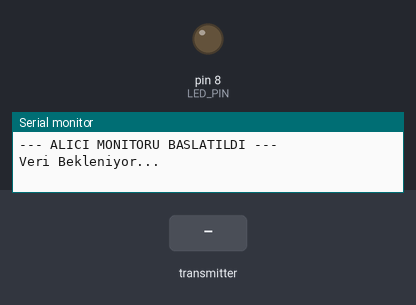
Recording of a sketch running on a simulated Arduino Uno, built with avr-gcc and run on an emulated ATmega328P. Shown: output pins drawn as LEDs (lit = HIGH), the last lines printed to the serial monitor. The inputs (shaded band) are chosen by the test bench. No radio packets arrive unless stated.

Above: at 1.2 s.
1.3 s: the transmitter starts sending gazRiski = 64
At 1.9 s:
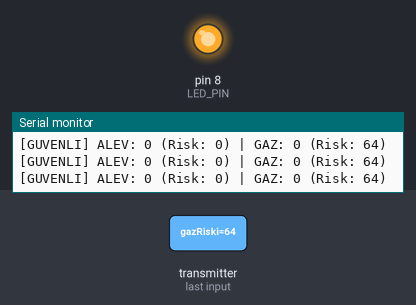
2.8 s: the transmitter starts sending gazRiski = 0
At 3.1 s:
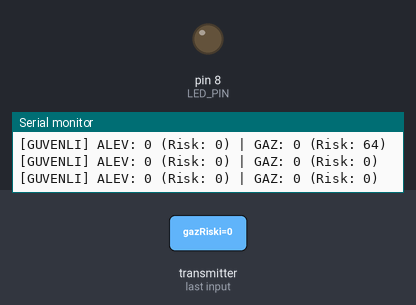
4.3 s: the transmitter starts sending gazRiski = 128
At 5.4 s:
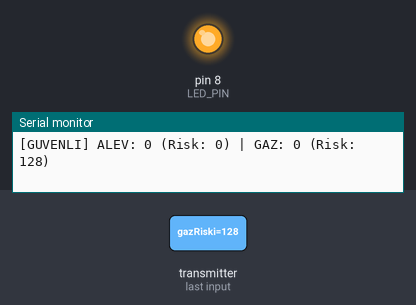
Timing chart, 0 to 7.3 s (numbered marks = the images above; inputs shaded):
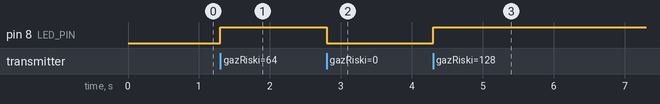

Measured:
- after the input at 1.3 s, pin 8 (LED_PIN): LOW → HIGH at once
- after the input at 2.8 s, pin 8 (LED_PIN): HIGH → LOW at once
- after the input at 4.3 s, pin 8 (LED_PIN): LOW → HIGH at once

The sketch:

Receiver.ino
```cpp
/*
   PROJE: Yangın ve Gaz Tespit Sistemi - ALICI (Receiver)
   DONANIM:
     - LED (Pin 8)
     - 433MHz RF Alıcı (Data Pin 2)

   ÖZELLİKLER:
     - Gelen veriyi çözme
     - Ekrana Risk ve Ham Değer basma
     - Alarm veya Gaz Risk 2+ durumunda LED yakma
*/

#include <RH_ASK.h>
#include <SPI.h>

// --- RF AYARLARI ---
// Hız: 2000bps, RX: 2 (Alıcı Pini), TX: 12 (Boş)
RH_ASK rf_driver(2000, 2, 12);

const int LED_PIN = 8;

// --- VERİ PAKETİ (Verici ile AYNI olmalı) ---
struct VeriPaketi {
  uint8_t alarmDurumu;
  uint8_t alevRiski;
  uint8_t gazRiski;
  int alevDegeri;
  int gazDegeri;
};

void setup() {
  Serial.begin(9600);
  pinMode(LED_PIN, OUTPUT);
  digitalWrite(LED_PIN, LOW);

  if (!rf_driver.init()) Serial.println("RF Modulu Hatasi!");

  Serial.println("--- ALICI MONITORU BASLATILDI ---");
  Serial.println("Veri Bekleniyor...");
}

void loop() {
  VeriPaketi gelenPaket;
  uint8_t paketBoyutu = sizeof(gelenPaket);

  // Veri Geldi mi?
  if (rf_driver.recv((uint8_t *)&gelenPaket, &paketBoyutu)) {

    // --- EKRANA YAZDIRMA ---

    // 1. Durum
    if(gelenPaket.alarmDurumu == 1) {
       Serial.print("[TEHLIKE] ");
    } else {
       Serial.print("[GUVENLI] ");
    }

    // 2. Alev Bilgileri
    Serial.print("ALEV: ");
    Serial.print(gelenPaket.alevDegeri);
    Serial.print(" (Risk: ");
    Serial.print(gelenPaket.alevRiski);
    Serial.print(") | ");

    // 3. Gaz Bilgileri
    Serial.print("GAZ: ");
    Serial.print(gelenPaket.gazDegeri);
    Serial.print(" (Risk: ");
    Serial.print(gelenPaket.gazRiski);
    Serial.println(")");

    // --- LED KONTROLÜ ---
    // Alarm varsa VEYA Gaz Riski 2 ve üzeriyse LED YAN
    if (gelenPaket.alarmDurumu == 1 || gelenPaket.gazRiski >= 2) {
      digitalWrite(LED_PIN, HIGH);
    } else {
      digitalWrite(LED_PIN, LOW);
    }
  }
}
```
